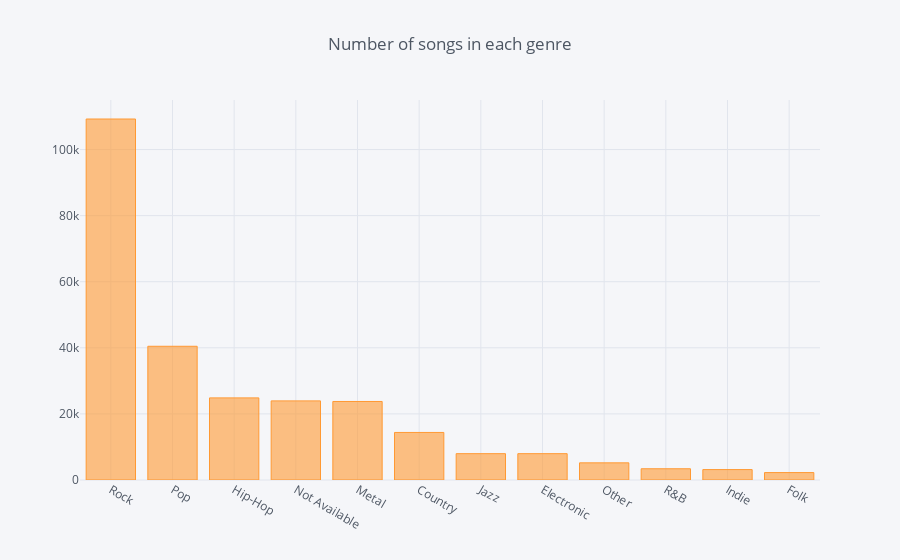

Notebook source saved alongside this figure:
### Code cell
import cufflinks as cf
cf.go_offline()
cf.set_config_file(offline = False, world_readable = True)

plt.figure(figsize = (10,4))
# print(df.genre.value_counts())
df.genre.value_counts().sort_values(ascending = False).iplot(kind = 'bar', title = 'Number of songs in each genre');

### Figure 1 — Plotly figure (JSON) as saved in the notebook; plotly's stock layout.template omitted (floating-point values rounded to 4 significant figures)
{"data": [{"marker": {"color": "rgba(255, 153, 51, 0.6)", "line": {"color": "rgba(255, 153, 51, 1.0)", "width": 1}}, "name": "genre", "orientation": "v", "text": "", "type": "bar", "uid": "df3db8bf-9169-4a82-a5fd-f0050925f6df", "x": ["Rock", "Pop", "Hip-Hop", "Not Available", "Metal", "Country", "Jazz", "Electronic", "Other", "R&B", "Indie", "Folk"], "y": [109235, 40466, 24850, 23941, 23759, 14387, 7971, 7966, 5189, 3401, 3149, 2243]}], "layout": {"legend": {"bgcolor": "#F5F6F9", "font": {"color": "#4D5663"}}, "paper_bgcolor": "#F5F6F9", "plot_bgcolor": "#F5F6F9", "title": {"font": {"color": "#4D5663"}, "text": "Number of songs in each genre"}, "xaxis": {"gridcolor": "#E1E5ED", "showgrid": true, "tickfont": {"color": "#4D5663"}, "title": {"font": {"color": "#4D5663"}, "text": ""}, "zerolinecolor": "#E1E5ED"}, "yaxis": {"gridcolor": "#E1E5ED", "showgrid": true, "tickfont": {"color": "#4D5663"}, "title": {"font": {"color": "#4D5663"}, "text": ""}, "zerolinecolor": "#E1E5ED"}}}
